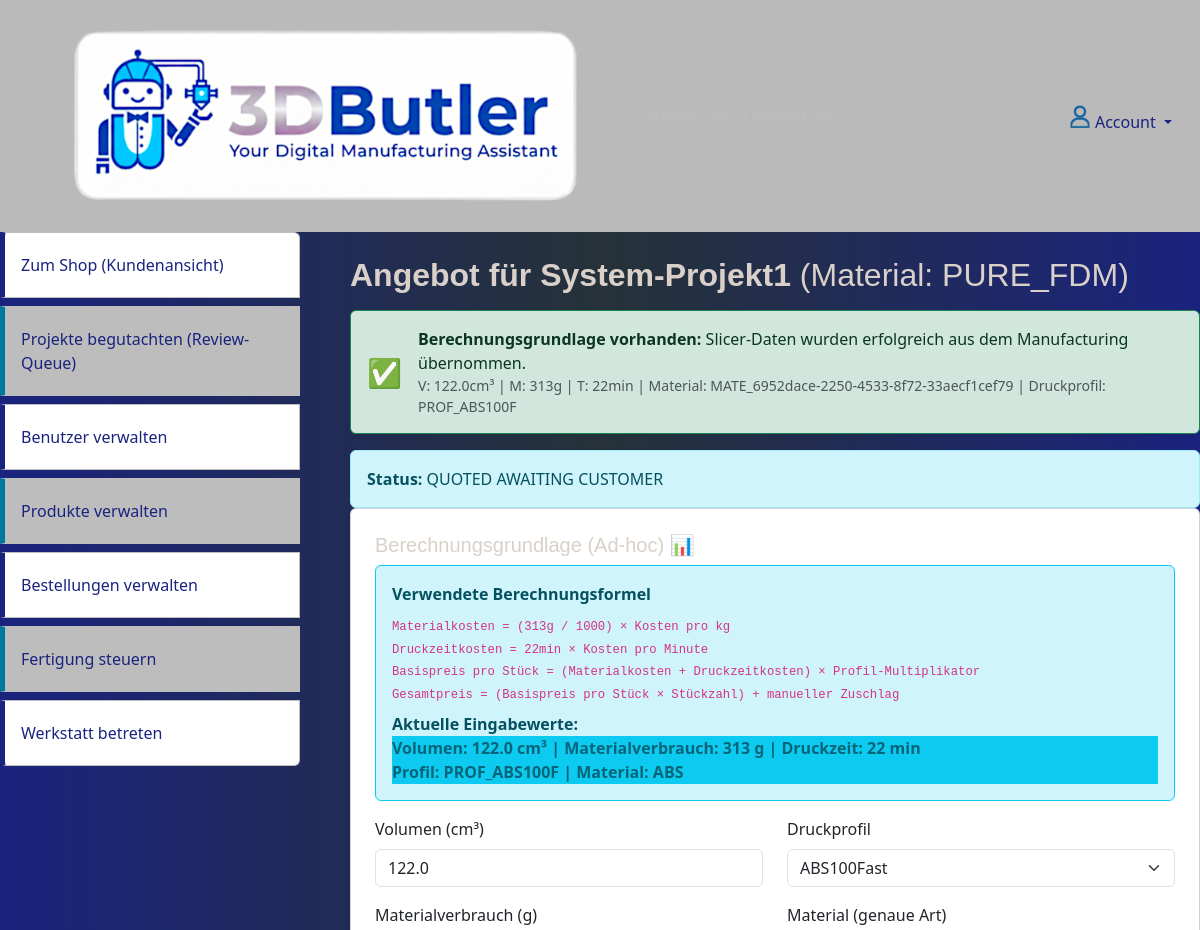
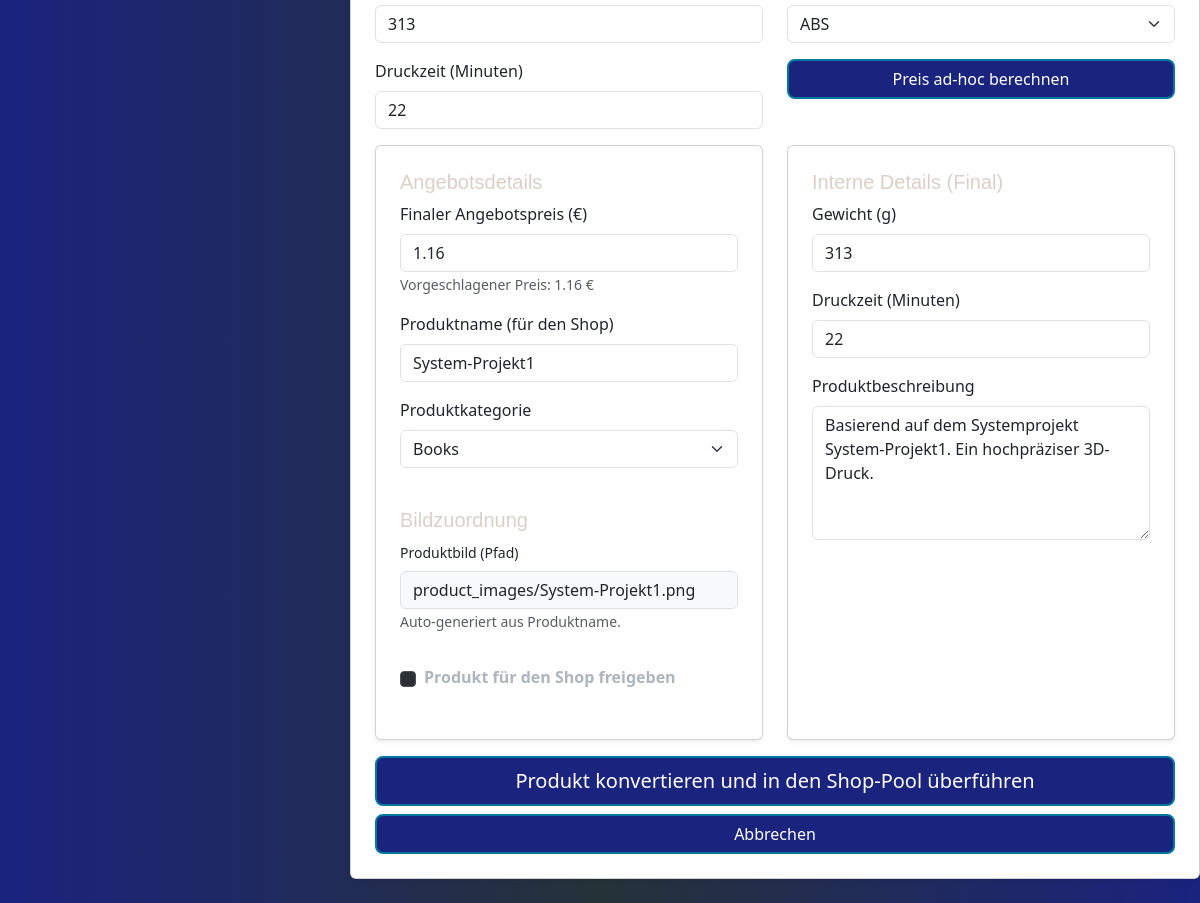
Page /admin/show_quote_pricing/PROJ_5622a33f-f46a-4238-bdc4-6899c48e7326 (signed in) on the committed database (2 pictures, top to bottom).
### tables this page shows
CREATE TABLE "Projects" (
    "ProjectID" TEXT PRIMARY KEY,
    "FileIDs" TEXT NOT NULL,
    "UserID" TEXT NOT NULL,
    "MaterialType" TEXT NOT NULL,
    "ProjectDescription" TEXT,
    "ProjectName" TEXT,
    "ProjectQuantity" INTEGER,
    "Status" TEXT,
    "VolumeCM3" REAL,
    "PrintTimeMin" INTEGER,
    "EstimatedMaterialG" INTEGER,
    "ProfileID" TEXT,
    "MaterialID" TEXT,
    "DateAdded" DATETIME,
    "Priority" INTEGER,
    "FinalQuotePrice" REAL,
    "QuoteDate" TEXT,
    FOREIGN KEY("FileIDs") REFERENCES "Files"("FileID"),
    FOREIGN KEY("UserID") REFERENCES "Users"("UserID")
);

CREATE TABLE "PrintProfiles" (
    "ProfileID" TEXT PRIMARY KEY,
    "ProfileName" TEXT NOT NULL,
    "SpeedMultiplier" REAL,
    "MarkupMultiplier" REAL,
    "InfillDensity" INTEGER,
    "LayerHeightMM" REAL,
    "CostMultiplier" REAL,
    "CostPerMin" REAL
);

CREATE TABLE "Materials" (
    "MaterialID" TEXT NOT NULL PRIMARY KEY,
    "MaterialName" TEXT NOT NULL,
    "Category" TEXT,
    "Color" TEXT,
    "DensityCM3" REAL,
    "Manufacturer" TEXT,
    "CostPerKG" REAL NOT NULL,
    "InStockKG" REAL NOT NULL DEFAULT 0.0);

### website/admin_views.py (the view, shortened to what this page needs)
@admin_bp.route('/show_quote_pricing/<string:project_id>', methods=['GET','POST'])
@check_admin
def show_quote_pricing(project_id):
    try:
        project = project_manager.get_project_by_id(project_id)
        if not project:
            flash("Projekt existiert nicht.", "warning")
            return redirect(url_for('admin_views.review_projects'))
        categories, print_profiles, materials = project_manager.get_calculation_context()
    except Exception as e:
        print(f"Kritischer Fehler beim Laden der View-Daten: {e}")
        flash("Fehler beim Laden der Projektdaten. Bitte versuchen Sie es später erneut.", "danger")
        return redirect(url_for('admin_views.review_projects'))
    has_blueprint_data = project['VolumeCM3'] is not None
    calculation_data = {
        'volume_cm3': project['VolumeCM3'] if has_blueprint_data else 100.0,
        'material_g': project['EstimatedMaterialG'] if has_blueprint_data else 50.0,
        'print_time_min': project['PrintTimeMin'] if has_blueprint_data else 300.0,
        'profile_id': print_profiles[0]['ProfileID'] if print_profiles else 1,
        'material_name': materials[0]['MaterialName'] if materials else 'PLA'
    }
    suggested_price = 0.00
    if suggested_price == 0.00:
        try:
            base_cost, markup_factor = calculation_manager.calculate_pricing(
                project_id=project_id,
                **calculation_data
            )
            suggested_price = round(base_cost * markup_factor, 2)
        except Exception:
            suggested_price = 10.00  # Letzter Fallback
    return render_template(
        'admin/admin_show_quote_price.html',
        project=project,
        suggested_price=suggested_price,
        categories=categories,
        print_profiles=print_profiles,
        materials=materials,
        calculation_data=calculation_data,
        title=f"Angebot für {project['ProjectName']}"
    )

### website/templates/admin/admin_show_quote_price.html (shortened to what this page needs)
{% extends 'admin/admin_base.html' %}
{% block body %}
    <div class="quote-container mt-4">
        <h2><strong>{{ title }}</strong> (Material: {{ project.MaterialType }})</h2>
        <div class="mt-3">
            {% if not project.VolumeCM3 %}
                <div class="alert alert-warning border-warning shadow-sm d-flex align-items-center" role="alert">
                    <div class="me-3 fs-3">⚠️</div>
                    <div>
                        <strong>Blueprint liegt nicht vor!</strong> Die technischen Basisdaten (Slicer-Werte) wurden noch nicht erfasst.
                        <br>
                        <button class="btn btn-sm add-mes-btn" data-project-id="{{ project.ProjectID }}" title="Projekt ins MES laden">
                            ZUR FERTIGUNGSSTEUERUNG
                        </button>
                    </div>
                </div>
            {% else %}
                <div class="alert alert-success border-success shadow-sm d-flex align-items-center" role="alert">
                    <div class="me-3 fs-3">✅</div>
                    <div>
                        <strong>Berechnungsgrundlage vorhanden:</strong> Slicer-Daten wurden erfolgreich aus dem Manufacturing übernommen.
                        <small class="d-block text-muted">
                            V: {{ project.VolumeCM3 }}cm³ | M: {{ project.EstimatedMaterialG }}g | T: {{ project.PrintTimeMin }}min | Material: {{ project.MaterialID }} | Druckprofil: {{ project.ProfileID }}
                        </small>
                    </div>
                </div>
            {% endif %}
        </div>
        <div class="alert alert-info mt-3">
            <strong>Status:</strong> {{ project.Status | replace('_', ' ') }}
        </div>
        <div class="card p-4 mb-4 shadow-sm" id="calculation-basis-card">
            <h5>Berechnungsgrundlage (Ad-hoc) 📊</h5>
            {% set current_volume = calculation_data.volume_cm3 if calculation_data.volume_cm3 is not none else project.VolumeCM3 %}
            {% set current_material = calculation_data.material_g if calculation_data.material_g is not none else project.EstimatedMaterialG %}
            {% set current_time = calculation_data.print_time_min if calculation_data.print_time_min is not none else project.PrintTimeMin %}
            {% set current_profile = calculation_data.profile_id if calculation_data.profile_id is not none else project.ProfileID %}
            {% set current_material_name = calculation_data.material_name if calculation_data.material_name is not none else project.MaterialType %}
            <div class="alert alert-info border-info mb-3" role="alert">
                <div class="fw-bold mb-2">Verwendete Berechnungsformel</div>
                <div class="small">
                    <div><code>Materialkosten = ({{ current_material if current_material is not none else 0 }}g / 1000) × Kosten pro kg</code></div>
                    <div><code>Druckzeitkosten = {{ current_time if current_time is not none else 0 }}min × Kosten pro Minute</code></div>
                    <div><code>Basispreis pro Stück = (Materialkosten + Druckzeitkosten) × Profil-Multiplikator</code></div>
                    <div><code>Gesamtpreis = (Basispreis pro Stück × Stückzahl) + manueller Zuschlag</code></div>
                </div>
                <div class="mt-2">
                    <div><strong>Aktuelle Eingabewerte:</strong></div>
                    <div class="text-black-50 fw-bold text-bg-info">
                        Volumen: {{ current_volume if current_volume is not none else 0 }} cm³ | Materialverbrauch: {{ current_material if current_material is not none else 0 }} g | Druckzeit: {{ current_time if current_time is not none else 0 }} min
                    </div>
                    <div class="text-black-50 fw-bold text-bg-info">
                        Profil: {{ current_profile if current_profile is not none else '-' }} | Material: {{ current_material_name if current_material_name is not none else '-' }}
                    </div>
                </div>
            </div>
            <form method="POST" action="{{ url_for('admin_views.show_quote_pricing', project_id=project.ProjectID) }}">
                <div class="row">
                    <div class="col-md-6">
                        <div class="mb-3">
                            <label for="volume_cm3" class="form-label">Volumen (cm³)</label>
                            <input type="number" step="0.01" class="form-control" id="volume_cm3" name="volume_cm3"
                                   value="{{ project.VolumeCM3 or calculation_data.volume_cm3 }}">
                        </div>
                        <div class="mb-3">
                            <label for="material_g" class="form-label">Materialverbrauch (g)</label>
                            <input type="number" step="0.1" class="form-control" id="material_g" name="material_g"
                                   value="{{ project.EstimatedMaterialG or calculation_data.material_g }}">
                        </div>
                        <div class="mb-3">
                            <label for="print_time_min" class="form-label">Druckzeit (Minuten)</label>
                            <input type="number" class="form-control" id="print_time_min" name="print_time_min"
                                   value="{{ project.PrintTimeMin or calculation_data.print_time_min }}">
                        </div>
                    </div>
                    <div class="col-md-6">
                        <div class="mb-3">
                            <label for="profile_id" class="form-label">Druckprofil</label>
                            <select class="form-select" id="profile_id" name="profile_id">
                                {% for profile in print_profiles %}
                                    <option value="{{ profile.ProfileID }}"
                                        {% if profile.ProfileID == project.ProfileID or profile.ProfileID == calculation_data.profile_id %}selected{% endif %}>
                                        {{ profile.ProfileName }}
                                    </option>
                                {% endfor %}
                            </select>
                        </div>
                        <div class="mb-3">
                            <label for="material_name_calc" class="form-label">Material (genaue Art)</label>
                            <select class="form-select" id="material_name_calc" name="material_name_calc">
                                {% for material in materials %}
                                    <option value="{{ material.MaterialName }}"
                                        {% if material.MaterialName == material.MaterialName or material.MaterialName == calculation_data.material_name %}selected{% endif %}>
                                        {{ material.MaterialName }}
                                    </option>
                                {% endfor %}
                            </select>
                        </div>
                        <button type="submit" class="btn btn-info w-100">
                            Preis ad-hoc berechnen
                        </button>
                    </div>
            </form>
        </div>
        <form method="POST" action="{{ url_for('admin_views.convert_to_product', project_id=project.ProjectID) }}" enctype="multipart/form-data">
            <div class="row">
                <div class="col-md-6">
                    <div class="card p-4 mb-4 shadow-sm h-100">
                        <h5>Angebotsdetails</h5>
                        <div class="mb-3">
                            <label for="quote_price" class="form-label">Finaler Angebotspreis (€)</label>
                            <input type="number" step="0.01" min="0.01" class="form-control" id="quote_price"
                                   name="quote_price" value="{{ suggested_price }}" required>
                            <small class="form-text text-muted">Vorgeschlagener Preis: {{ suggested_price }} €</small>
                        </div>
                        <div class="mb-3">
                            <label for="product_name" class="form-label">Produktname (für den Shop)</label>
                            <input type="text" class="form-control" id="product_name"
                                   name="product_name" value="{{ project.ProjectName | replace(' ', '') }}" required>
                        </div>
                        <div class="mb-3">
                            <label for="category_name" class="form-label">Produktkategorie</label>
                            <select class="form-select" id="category_name" name="category_name" required>
                                {% for cat in categories %}
                                    <option value="{{ cat }}">{{ cat }}</option>
                                {% endfor %}
                            </select>
                        </div>
                        <h5 class="mt-4">Bildzuordnung</h5>
                        <div class="mb-3">
                            <label for="produktbild_pfad" class="form-label small">Produktbild (Pfad)</label>
                            <input type="text"
                                   class="form-control bg-light font-mono text-sm"
                                   id="produktbild_pfad"
                                   name="image_url"
                                   value="product_images/{{ project.ProjectName | replace(' ', '') | trim }}.png" readonly>
                            <small class="form-text text-muted">Auto-generiert aus Produktname.</small>
                        </div>
                        <div class="form-check mt-3">
                            <input class="form-check-input" type="checkbox" value="on" id="IsShopReady" name="IsShopReady">
                            <label class="form-check-label fw-bold" for="IsShopReady">
                                Produkt für den Shop freigeben
                            </label>
                        </div>
                    </div>
                </div>
                <div class="col-md-6">
                    <div class="card p-4 mb-4 shadow-sm h-100">
                        <h5>Interne Details (Final)</h5>
                        <div class="mb-3">
                            <label for="weight" class="form-label">Gewicht (g)</label>
                            <input type="number" step="0.1" class="form-control" id="weight"
                                   name="weight" value="{{ project.EstimatedMaterialG or 0.0 }}" required>
                        </div>
                        <div class="mb-3">
                            <label for="print_time" class="form-label">Druckzeit (Minuten)</label>
                            <input type="number" class="form-control" id="print_time"
                                   name="print_time" value="{{ project.PrintTimeMin or 0 }}" required>
                        </div>
                        <div class="mb-3">
                            <label for="description" class="form-label">Produktbeschreibung</label>
                            <textarea class="form-control" id="description" name="description" rows="5" required>Basierend auf dem Systemprojekt {{ project.ProjectName }}. Ein hochpräziser 3D-Druck.</textarea>
                        </div>
                    </div>
                </div>
            </div>
            <button type="submit" class="btn btn-lg btn-primary w-100 mt-3"
                {% if not project.VolumeCM3 %} disabled title="Bitte zuerst Blueprint im Manufacturing erstellen" {% endif %}>
                Produkt konvertieren und in den Shop-Pool überführen
            </button>
            <a href="{{ url_for('admin_views.review_projects') }}" class="btn btn-secondary mt-2 w-100">Abbrechen</a>
        </form>
    </div>
{% endblock %}

### rows in the picture
Projects: MaterialType "PURE_FDM", VolumeCM3 "122.0", EstimatedMaterialG "313", PrintTimeMin "22", MaterialID "MATE_6952dace-2250-4533-8f72-33aecf1cef79", ProfileID "PROF_ABS100F", Status "QUOTED AWAITING CUSTOMER", volume_cm3 "122.0", material_g "313", print_time_min "22", profile_id "ABS100Fast", product_name "System-Projekt1", image_url "product_images/System-Projekt1.png", weight "313", print_time "22", description "Basierend auf dem Systemprojekt System-Projekt1. Ein hochpräziser 3D-Druck."
PrintProfiles: ProfileID "PROF_ABS100F"
Materials: MaterialName "ABS"

### other values in the picture
{{ title }} "Angebot für System-Projekt1"
{{ current_time if current_time is not none else 0 }} "22"
{{ suggested_price }} "1.16"
form field material_name_calc "ABS"
form field category_name "Books"
